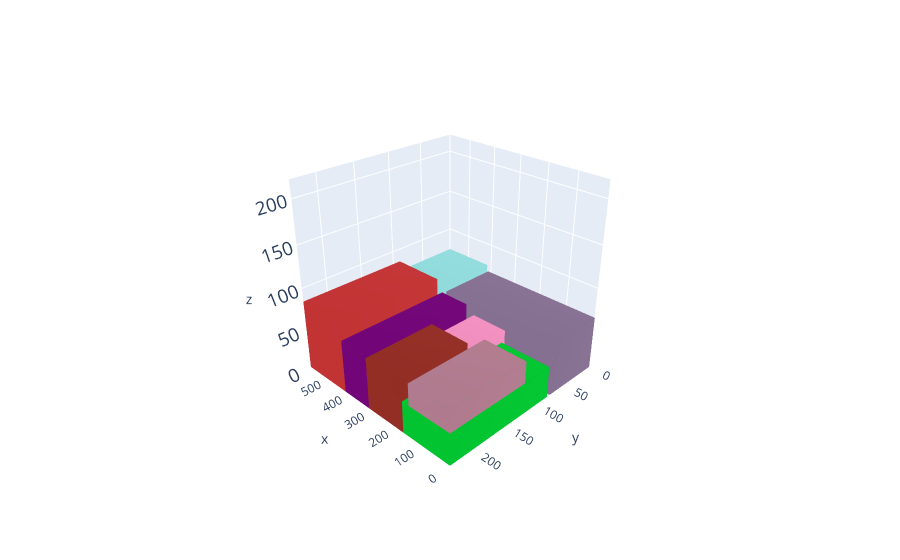

Notebook cell for this chart:
### Markdown cell above
# Plot the solution

### Code cell
cont, execution_time,total_volume,TOTAL_VOLUME = MLCP_function(alpha=4.0,beta=1.0,gamma=0.2,delta=0.5,p=0.05,instance=1,weight_restriction=True, max_distance_cg=10000)
print("cont despues de ejecutar MLCP")
L = cont.l;W = cont.w; H = cont.h

box_dims = []
for aabb in cont.aabbs:
  box_dims.append([aabb.xmin,aabb.ymin,aabb.zmin,aabb.xmax,aabb.ymax,aabb.zmax])

bxplot.plot_container([L,W,H], box_dims)

### Figure 1 — Plotly figure (JSON) as saved in the notebook; plotly's stock layout.template omitted (floating-point values rounded to 4 significant figures)
{"data": [{"color": "rgb(85.56204525218546,37.5478040952054,174.36271259975314)", "i": [7, 0, 0, 0, 4, 4, 2, 6, 4, 0, 3, 7], "j": [3, 4, 1, 2, 5, 6, 5, 5, 0, 1, 2, 2], "k": [0, 7, 2, 3, 6, 7, 1, 2, 5, 5, 7, 6], "opacity": 1, "type": "mesh3d", "x": [0, 0, 412, 412, 0, 0, 412, 412], "y": [0, 76, 76, 0, 0, 76, 76, 0], "z": [0, 0, 0, 0, 64, 64, 64, 64]}, {"color": "rgb(132.29014171397088,111.11956410903103,144.11862872015325)", "i": [7, 0, 0, 0, 4, 4, 2, 6, 4, 0, 3, 7], "j": [3, 4, 1, 2, 5, 6, 5, 5, 0, 1, 2, 2], "k": [0, 7, 2, 3, 6, 7, 1, 2, 5, 5, 7, 6], "opacity": 1, "type": "mesh3d", "x": [0, 0, 412, 412, 0, 0, 412, 412], "y": [0, 76, 76, 0, 0, 76, 76, 0], "z": [0, 0, 0, 0, 64, 64, 64, 64]}, {"color": "rgb(121.48040261440813,130.23218280114634,214.12667363593198)", "i": [7, 0, 0, 0, 4, 4, 2, 6, 4, 0, 3, 7], "j": [3, 4, 1, 2, 5, 6, 5, 5, 0, 1, 2, 2], "k": [0, 7, 2, 3, 6, 7, 1, 2, 5, 5, 7, 6], "opacity": 1, "type": "mesh3d", "x": [0, 0, 172, 172, 0, 0, 172, 172], "y": [81, 233, 233, 81, 81, 233, 233, 81], "z": [0, 0, 0, 0, 38, 38, 38, 38]}, {"color": "rgb(0.24086095651132733,194.89887050979974,47.3635305885846)", "i": [7, 0, 0, 0, 4, 4, 2, 6, 4, 0, 3, 7], "j": [3, 4, 1, 2, 5, 6, 5, 5, 0, 1, 2, 2], "k": [0, 7, 2, 3, 6, 7, 1, 2, 5, 5, 7, 6], "opacity": 1, "type": "mesh3d", "x": [0, 0, 172, 172, 0, 0, 172, 172], "y": [81, 233, 233, 81, 81, 233, 233, 81], "z": [0, 0, 0, 0, 38, 38, 38, 38]}, {"color": "rgb(180.12630454281876,236.63973915744336,188.76608966453094)", "i": [7, 0, 0, 0, 4, 4, 2, 6, 4, 0, 3, 7], "j": [3, 4, 1, 2, 5, 6, 5, 5, 0, 1, 2, 2], "k": [0, 7, 2, 3, 6, 7, 1, 2, 5, 5, 7, 6], "opacity": 1, "type": "mesh3d", "x": [417, 417, 587, 587, 417, 417, 587, 587], "y": [0, 84, 84, 0, 0, 84, 84, 0], "z": [0, 0, 0, 0, 72, 72, 72, 72]}, {"color": "rgb(143.747620344602,217.45398458313394,218.04930412437753)", "i": [7, 0, 0, 0, 4, 4, 2, 6, 4, 0, 3, 7], "j": [3, 4, 1, 2, 5, 6, 5, 5, 0, 1, 2, 2], "k": [0, 7, 2, 3, 6, 7, 1, 2, 5, 5, 7, 6], "opacity": 1, "type": "mesh3d", "x": [417, 417, 587, 587, 417, 417, 587, 587], "y": [0, 84, 84, 0, 0, 84, 84, 0], "z": [0, 0, 0, 0, 72, 72, 72, 72]}, {"color": "rgb(59.161054917837696,108.64781145363315,237.2977225279951)", "i": [7, 0, 0, 0, 4, 4, 2, 6, 4, 0, 3, 7], "j": [3, 4, 1, 2, 5, 6, 5, 5, 0, 1, 2, 2], "k": [0, 7, 2, 3, 6, 7, 1, 2, 5, 5, 7, 6], "opacity": 1, "type": "mesh3d", "x": [417, 417, 587, 587, 417, 417, 587, 587], "y": [89, 233, 233, 89, 89, 233, 233, 89], "z": [0, 0, 0, 0, 84, 84, 84, 84]}, {"color": "rgb(192.25953793203828,49.88169737116198,50.83964798570143)", "i": [7, 0, 0, 0, 4, 4, 2, 6, 4, 0, 3, 7], "j": [3, 4, 1, 2, 5, 6, 5, 5, 0, 1, 2, 2], "k": [0, 7, 2, 3, 6, 7, 1, 2, 5, 5, 7, 6], "opacity": 1, "type": "mesh3d", "x": [417, 417, 587, 587, 417, 417, 587, 587], "y": [89, 233, 233, 89, 89, 233, 233, 89], "z": [0, 0, 0, 0, 84, 84, 84, 84]}, {"color": "rgb(131.84022491841958,129.2892398232724,237.5886622408865)", "i": [7, 0, 0, 0, 4, 4, 2, 6, 4, 0, 3, 7], "j": [3, 4, 1, 2, 5, 6, 5, 5, 0, 1, 2, 2], "k": [0, 7, 2, 3, 6, 7, 1, 2, 5, 5, 7, 6], "opacity": 1, "type": "mesh3d", "x": [314, 314, 417, 417, 314, 314, 417, 417], "y": [81, 233, 233, 81, 81, 233, 233, 81], "z": [0, 0, 0, 0, 64, 64, 64, 64]}, {"color": "rgb(112.25251804299579,3.932210535730319,118.51829151444655)", "i": [7, 0, 0, 0, 4, 4, 2, 6, 4, 0, 3, 7], "j": [3, 4, 1, 2, 5, 6, 5, 5, 0, 1, 2, 2], "k": [0, 7, 2, 3, 6, 7, 1, 2, 5, 5, 7, 6], "opacity": 1, "type": "mesh3d", "x": [314, 314, 417, 417, 314, 314, 417, 417], "y": [81, 233, 233, 81, 81, 233, 233, 81], "z": [0, 0, 0, 0, 64, 64, 64, 64]}, {"color": "rgb(30.945377133777555,220.07517359774147,80.6834158209509)", "i": [7, 0, 0, 0, 4, 4, 2, 6, 4, 0, 3, 7], "j": [3, 4, 1, 2, 5, 6, 5, 5, 0, 1, 2, 2], "k": [0, 7, 2, 3, 6, 7, 1, 2, 5, 5, 7, 6], "opacity": 1, "type": "mesh3d", "x": [172, 172, 312, 312, 172, 172, 312, 312], "y": [138, 233, 233, 138, 138, 233, 233, 138], "z": [0, 0, 0, 0, 62, 62, 62, 62]}, {"color": "rgb(144.33866857498987,44.215035265841784,34.874382735382646)", "i": [7, 0, 0, 0, 4, 4, 2, 6, 4, 0, 3, 7], "j": [3, 4, 1, 2, 5, 6, 5, 5, 0, 1, 2, 2], "k": [0, 7, 2, 3, 6, 7, 1, 2, 5, 5, 7, 6], "opacity": 1, "type": "mesh3d", "x": [172, 172, 312, 312, 172, 172, 312, 312], "y": [138, 233, 233, 138, 138, 233, 233, 138], "z": [0, 0, 0, 0, 62, 62, 62, 62]}, {"color": "rgb(174.95629200143003,207.73189062647825,34.26121400581281)", "i": [7, 0, 0, 0, 4, 4, 2, 6, 4, 0, 3, 7], "j": [3, 4, 1, 2, 5, 6, 5, 5, 0, 1, 2, 2], "k": [0, 7, 2, 3, 6, 7, 1, 2, 5, 5, 7, 6], "opacity": 1, "type": "mesh3d", "x": [172, 172, 295, 295, 172, 172, 295, 295], "y": [76, 136, 136, 76, 76, 136, 136, 76], "z": [0, 0, 0, 0, 51, 51, 51, 51]}, {"color": "rgb(238.88558872276664,141.07117627362703,189.08872485719806)", "i": [7, 0, 0, 0, 4, 4, 2, 6, 4, 0, 3, 7], "j": [3, 4, 1, 2, 5, 6, 5, 5, 0, 1, 2, 2], "k": [0, 7, 2, 3, 6, 7, 1, 2, 5, 5, 7, 6], "opacity": 1, "type": "mesh3d", "x": [172, 172, 295, 295, 172, 172, 295, 295], "y": [76, 136, 136, 76, 76, 136, 136, 76], "z": [0, 0, 0, 0, 51, 51, 51, 51]}, {"color": "rgb(174.78170796129498,121.25917028149875,140.44547486170055)", "i": [7, 0, 0, 0, 4, 4, 2, 6, 4, 0, 3, 7], "j": [3, 4, 1, 2, 5, 6, 5, 5, 0, 1, 2, 2], "k": [0, 7, 2, 3, 6, 7, 1, 2, 5, 5, 7, 6], "opacity": 1, "type": "mesh3d", "x": [0, 0, 147, 147, 0, 0, 147, 147], "y": [122, 233, 233, 122, 122, 233, 233, 122], "z": [38, 38, 38, 38, 64, 64, 64, 64]}, {"color": "rgb(75.10623710631644,54.39213792449077,0.9029263111804192)", "i": [7, 0, 0, 0, 4, 4, 2, 6, 4, 0, 3, 7], "j": [3, 4, 1, 2, 5, 6, 5, 5, 0, 1, 2, 2], "k": [0, 7, 2, 3, 6, 7, 1, 2, 5, 5, 7, 6], "opacity": 0, "type": "mesh3d", "x": [0, 0, 147, 147, 0, 0, 147, 147], "y": [122, 233, 233, 122, 122, 233, 233, 122], "z": [38, 38, 38, 38, 64, 64, 64, 64]}], "layout": {"autosize": false, "margin": {"b": 0, "l": 0, "r": 0, "t": 0}, "paper_bgcolor": "rgba(0,0,0,0)", "scene": {"camera": {"center": {"x": 0, "y": 0, "z": 0}, "eye": {"x": -2, "y": 2, "z": 1.5}, "up": {"x": 0, "y": 0, "z": 1}}, "xaxis": {"nticks": 10, "range": [0, 587], "showspikes": false}, "yaxis": {"nticks": 5, "range": [0, 233], "showspikes": false}, "zaxis": {"nticks": 5, "range": [0, 220], "tickfont": {"size": 15}}}}}
